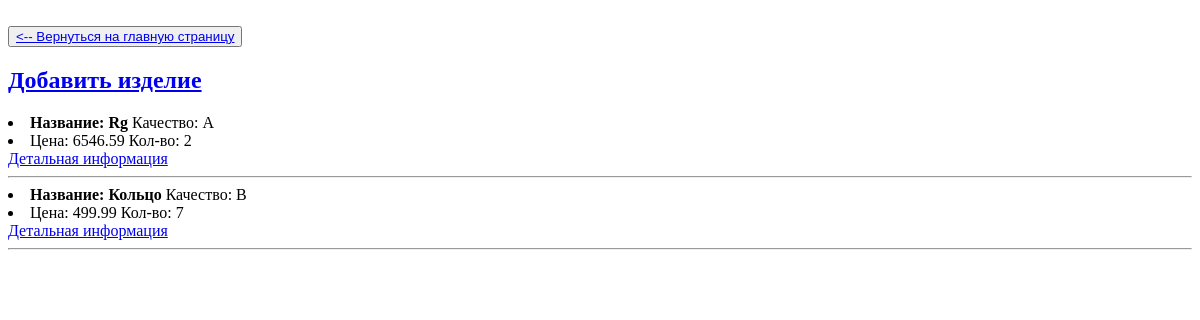
/products, run on an earlier commit of the app's database.
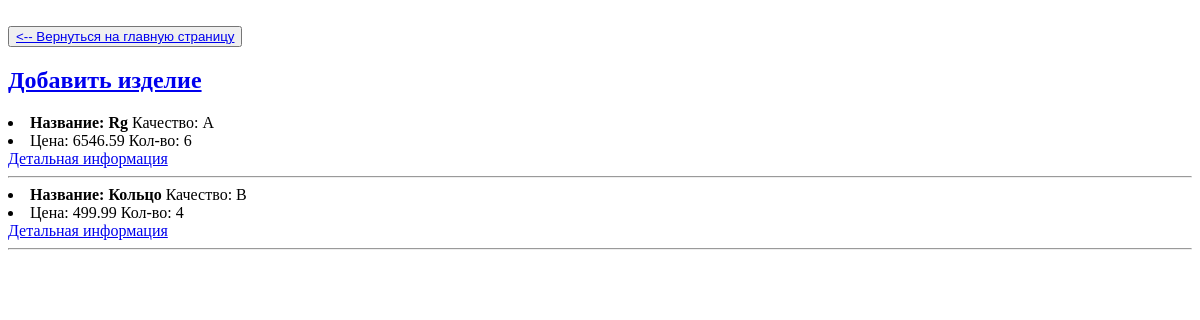
And on a later commit of the database.
### main/models.py (models this page shows, shortened)
class Product(models.Model):
    id_firm = models.ForeignKey(Firm, on_delete=models.CASCADE)
    title = models.CharField(verbose_name='Название', max_length=45)
    sort = models.CharField(verbose_name='Сорт', max_length=45)
    price = models.FloatField(verbose_name='Цена')
    quantity = models.IntegerField(verbose_name='Количество')

### main/views.py (the view)
# urls.py: path('products', ProductList.as_view()),
class ProductList(ListView):
    model = Product
    template_name = 'product/list.html'

### templates/product/list.html (shortened to what this page needs)
<!DOCTYPE html>
<html lang="ru">
<head>
</head>
<body>
    <br>
    <button type="button"><a href="/"><-- Вернуться на главную страницу</a></button><br>
    {% if user.firm != '' %}
    <h2><a href="/products/create">Добавить изделие</a></h2>
    {% endif %}
    {% for object in object_list %}
    <li><strong>Название: {{ object.title }}</strong>  Качество: {{ object.sort }}</li>
    <li>Цена: {{ object.price }}  Кол-во: {{ object.quantity }}</li>
    <a href="/products/{{ object.id }}">Детальная информация</a>
    <hr/>
    {% empty %}
    <p>Нет изделий.</p>
    {% endfor %}
</body>
</html>

What changed in the data, as far as the page shows it:
changed Product "Rg": quantity "2" → "6"
changed Product "Кольцо": quantity "7" → "4"
